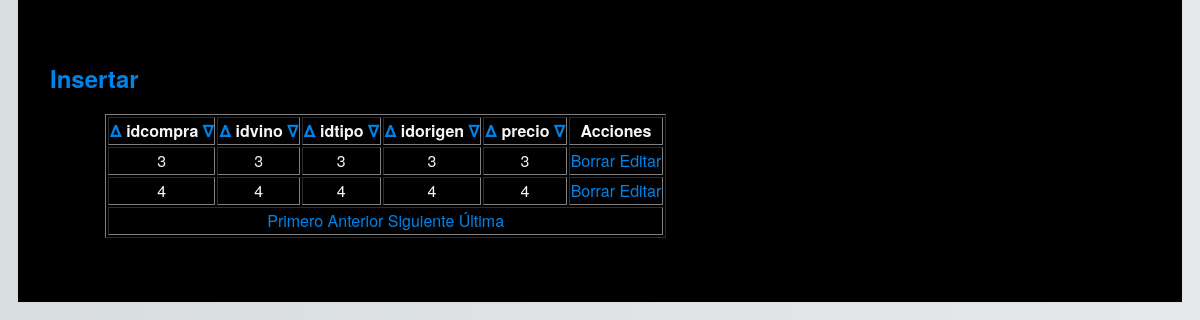
Screenshot of /ibervende/index.php with the database file from the repository.
### tables this page shows
CREATE TABLE IF NOT EXISTS `vende` (
  `idvende` int(6) NOT NULL,
  `idvino` int(11) NOT NULL,
  `idtipo` int(11) NOT NULL,
  `idorigen` int(11) NOT NULL,
  `precio` int(11) NOT NULL
);

### clases/AutoCarga.php (called while the page is built, shortened)
<?php
class AutoCarga {
    static function cargar($clase){
        $clase = str_replace("\\", "/", $clase);
        $archivo = "../clases/" .$clase . ".php";
   }
}

### clases/Request.php (called while the page is built, shortened)
<?php
class Request {
    static function get($nombre, $filtrar=true ,$indice = null) {
        return null;
    }
}

### clases/ManageVende.php (called while the page is built, shortened)
<?php
class ManageVende {
   private $bd = null;
    private $tabla = "vende";
    function __construct(DataBase $bd) {
        $this->bd = $bd;
    }
     function count($condicion="1=1", $parametros=array()){
        return $this->bd->count($this->tabla, $condicion, $parametros);
    }
    function getList($pagina=1,$orden="",$nrpp=Contants::NRPP){
        $ordenPredeterminado="$orden, idvende,idvino";
        if($orden==="" || $orden===null){
             $ordenPredeterminado="idvende,idvino";
        }
        $registroInicial=($pagina-1)*$nrpp;
        $this->bd->select($this->tabla, "*", "1=1", array(), $ordenPredeterminado,"$registroInicial,$nrpp");
        $r=array();
        while($row = $this->bd->getRow()){
            $vende = new Vende();
            $vende->set($row);
            $r[]=$vende;
        }
        return $r;
    }
}
?>

### clases/Database.php (called while the page is built, shortened)
<?php
class Database {
    private $conexion, $consulta;
    function __construct() {
        try {
    $this->conexion = new PDO(
            'mysql:host=' . Contants::SERVER . ';' . 'dbname=' . Contants::DATABASE, Contants::DBUSER,  Contants::DBPASS,  array(
        PDO::ATTR_PERSISTENT => true,
        PDO::MYSQL_ATTR_INIT_COMMAND => 'set names utf8')
    );
    } catch (PDOException $e) {
    var_dump($e);
    echo 'no se ha podido conectar';
    exit();
    }
    }
    function close(){
        $this->conexion = null;
    }
    function send($sql, $parametros=array()){
        $this->consulta = $this->conexion->prepare($sql);
        return $this->consulta->execute();
    }
    function getRow(){
        $r = $this->consulta->fetch();
        return $r;
    }
    function count($tabla, $condicion="1=1", $parametros=array()){
        $sql="select count(*) from $tabla where $condicion";
        $this->send($sql, $parametros);
        $fila=$this->getRow();
        return $fila[0];
    }
        function select($table, $proyeccion="*", $condicion= "1=1", $parametros=array(), $orden="1", $limite=""){
            $limit = "";
            if($limite!==""){
                $limit = "limit $limite";
            }
            $sql = "select $proyeccion from $table where $condicion order by $orden $limit";
            return $this->send($sql, $parametros);
        }
}

### clases/Vende.php (called while the page is built, shortened)
<?php
class Vende {
    private $idvende, $idvino, $idtipo, $idorigen, $precio;
    function __construct($idvende=null, $idvino=null, $idtipo=null, $idorigen=null, $precio=null) {
        $this->idvende=$idvende;
        $this->idvino=$idvino;
        $this->idorigen=$idorigen;
        $this->precio=$precio;
    }
    function getIdvende() {
        return $this->idvende;
    }
    function getIdvino() {
        return $this->idvino;
    }
    function getIdtipo() {
        return $this->idtipo;
    }
    function getIdorigen() {
        return $this->idorigen;
    }
    function getPrecio() {
        return $this->precio;
    }
}

### ibervende/index.php (the view, shortened to what this page needs)
<?php
    require '../clases/AutoCarga.php';
    $bd = new DataBase();
    $gestor = new ManageVende($bd);
    $page=  Request::get('page');
    if($page===null || $page===""){
        $page=1;
    }
    $registros=$gestor->count();
    $paginas=ceil($registros /  Contants::NRPP);
    $order=  Request::get("order");
    $sort=  Request::get("sort");
    $orden="$order $sort";
    $trozoEnlace="";
    $ventas = $gestor->getList($page,trim($orden));
?>
<!DOCTYPE html>
<html lang="es">
    <head>
        <link rel="stylesheet" type="text/css" href="../css/main.css">
    </head>
    <body>
        <h2><a href="viewinsert.php">Insertar</a></h2>
        <table border="1">
            <thead>
                <tr>
                    <th>
                        <a href="?order=idvende&sort=asc">&Delta; </a>
                        idcompra
                        <a href="?order=idvende&sort=desc">&Del; </a>
                    </th>
                    <th>
                        <a href="?order=idvino&sort=asc">&Delta; </a>
                        idvino
                        <a href="?order=idvino&sort=desc">&Del; </a>
                    </th>
                    <th>
                        <a href="?order=idtipo&sort=asc">&Delta; </a>
                        idtipo
                        <a href="?order=idtipo&sort=desc">&Del; </a>
                    </th>
                    <th>
                        <a href="?order=idorigen&sort=asc">&Delta; </a>
                       idorigen
                        <a href="?order=idorigen&sort=desc">&Del; </a>
                    </th>
                    <th>
                        <a href="?order=precio&sort=asc">&Delta; </a>
                        precio
                        <a href="?order=precio&sort=desc">&Del; </a>
                    </th>
                    <th colspan="2">Acciones</th>
                </tr>
            </thead>
            <tfoot>
                <tr>
                    <td colspan="7">
                         <a href='?page=1<?= $trozoEnlace ?>'>Primero</a>
                         <a href="?page=<?php echo max(1, $page-1).$trozoEnlace ?>">Anterior</a>
                         <a href="?page=<?php echo min($page+1,$paginas).$trozoEnlace ?>">Siguiente </a>
                         <a href="?page=<?php echo $paginas.$trozoEnlace ?>">Última </a>
                    </td>
                </tr>
            </tfoot>
            <tbody>
                <?php
                foreach ($ventas as $indice => $vende) { ?>
                <tr>
                    <td><?php echo $vende->getIdvende(); ?></td>
                    <td><?php echo $vende->getIdvino() ?></td>
                    <td><?php echo $vende->getIdtipo(); ?></td>
                    <td><?php echo $vende->getIdorigen(); ?></td>
                    <td><?php echo $vende->getPrecio(); ?></td>
                    <td>
                        <a class='borrar' href='phpdelete.php?idvende=<?php echo $vende->getIdvende(); ?>'>Borrar</a>
                        <a href='viewedit.php?idvende=<?php echo $vende->getIdvende(); ?>'>Editar</a><br/>
                    </td>
                </tr>
                <?php
                }
                ?>
            </tbody>
        </table>
    </body>
</html>

### css/main.css (style rules this page uses)
html { background-color: #e6e9e9; background-image: -webkit-linear-gradient(270deg,rgb(230,233,233) 0%,rgb(216,221,221) 100%); background-image: linear-gradient(270deg,rgb(230,233,233) 0%,rgb(216,221,221) 100%); -webkit-font-smoothing: antialiased; }
body { margin: 0 auto; padding: 2em 2em 4em; max-width: 1100px; font-family: "Helvetica Neue", Helvetica, Arial, sans-serif; font-size: 16px; line-height: 1.5em; color: #545454; background-color: #000000; box-shadow: 0 0 2px rgba(0, 0, 0, 0.06); }
h1, h2, h3, h4, h5, h6 { color: #eeeeee; font-weight: 600; line-height: 1.3em; }
h2 { margin-top: 1.3em; }
a { color: #0083e8; }
a:link { text-decoration:none; }
table { position: relative; margin-left: 5%; }
tr { text-align: center; color: whitesmoke; }

### rows the page displays
vende: idvende "3", idvino "3", Idtipo "3", Idorigen "3", Precio "3"
vende: idvende "4", idvino "4", Idtipo "4", Idorigen "4", Precio "4"
